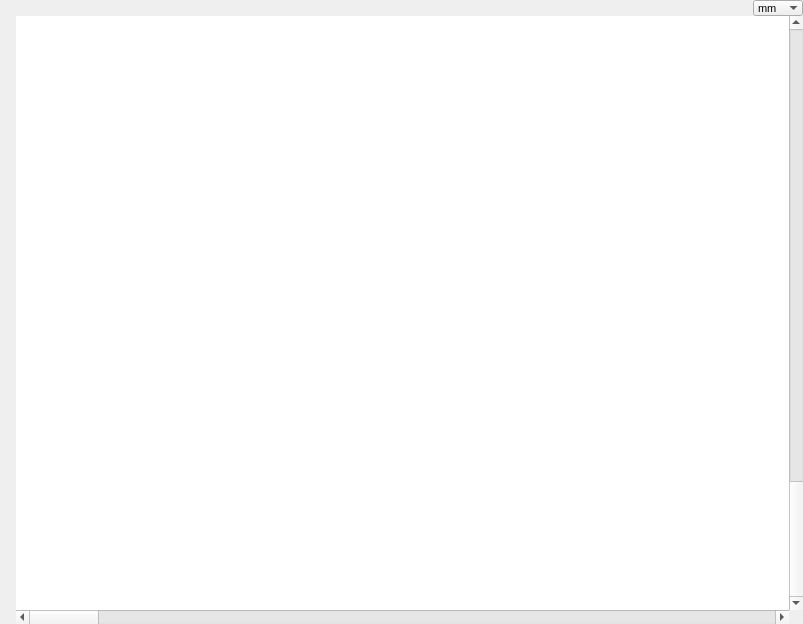
<?xml version="1.0" encoding="UTF-8"?>
<ui version="4.0">
 <class>WorkspaceWidget</class>
 <widget class="QWidget" name="WorkspaceWidget">
  <property name="geometry">
   <rect>
    <x>0</x>
    <y>0</y>
    <width>803</width>
    <height>624</height>
   </rect>
  </property>
  <property name="windowTitle">
   <string>Form</string>
  </property>
  <layout class="QVBoxLayout" name="verticalLayout">
   <property name="spacing">
    <number>0</number>
   </property>
   <property name="leftMargin">
    <number>0</number>
   </property>
   <property name="topMargin">
    <number>0</number>
   </property>
   <property name="rightMargin">
    <number>0</number>
   </property>
   <property name="bottomMargin">
    <number>0</number>
   </property>
   <item>
    <layout class="QHBoxLayout" name="horizontalLayout_2">
     <property name="spacing">
      <number>0</number>
     </property>
     <property name="bottomMargin">
      <number>0</number>
     </property>
     <item>
      <widget class="QWidget" name="center_ruler" native="true">
       <property name="minimumSize">
        <size>
         <width>16</width>
         <height>16</height>
        </size>
       </property>
       <property name="maximumSize">
        <size>
         <width>16</width>
         <height>16</height>
        </size>
       </property>
      </widget>
     </item>
     <item>
      <widget class="QWidget" name="top_ruler" native="true">
       <property name="minimumSize">
        <size>
         <width>0</width>
         <height>16</height>
        </size>
       </property>
       <property name="maximumSize">
        <size>
         <width>16777215</width>
         <height>16</height>
        </size>
       </property>
      </widget>
     </item>
     <item>
      <widget class="QComboBox" name="comboBox">
       <property name="minimumSize">
        <size>
         <width>0</width>
         <height>0</height>
        </size>
       </property>
       <property name="maximumSize">
        <size>
         <width>50</width>
         <height>16</height>
        </size>
       </property>
       <property name="font">
        <font>
         <pointsize>8</pointsize>
        </font>
       </property>
       <property name="styleSheet">
        <string notr="true"/>
       </property>
       <property name="frame">
        <bool>false</bool>
       </property>
       <item>
        <property name="text">
         <string>mm</string>
        </property>
       </item>
       <item>
        <property name="text">
         <string>px</string>
        </property>
       </item>
       <item>
        <property name="text">
         <string>inch</string>
        </property>
       </item>
       <item>
        <property name="text">
         <string>mu</string>
        </property>
       </item>
      </widget>
     </item>
    </layout>
   </item>
   <item>
    <layout class="QHBoxLayout" name="horizontalLayout">
     <property name="spacing">
      <number>0</number>
     </property>
     <item>
      <widget class="QWidget" name="left_ruler" native="true">
       <property name="minimumSize">
        <size>
         <width>16</width>
         <height>0</height>
        </size>
       </property>
       <property name="maximumSize">
        <size>
         <width>16</width>
         <height>16777215</height>
        </size>
       </property>
      </widget>
     </item>
     <item>
      <layout class="QGridLayout" name="gridLayout" rowstretch="1,0" columnstretch="1,0">
       <property name="leftMargin">
        <number>0</number>
       </property>
       <property name="topMargin">
        <number>0</number>
       </property>
       <property name="rightMargin">
        <number>0</number>
       </property>
       <property name="bottomMargin">
        <number>0</number>
       </property>
       <property name="spacing">
        <number>0</number>
       </property>
       <item row="0" column="0">
        <widget class="QGraphicsView" name="graphicsView">
         <property name="frameShape">
          <enum>QFrame::NoFrame</enum>
         </property>
         <property name="verticalScrollBarPolicy">
          <enum>Qt::ScrollBarAlwaysOff</enum>
         </property>
         <property name="horizontalScrollBarPolicy">
          <enum>Qt::ScrollBarAlwaysOff</enum>
         </property>
         <property name="sizeAdjustPolicy">
          <enum>QAbstractScrollArea::AdjustToContentsOnFirstShow</enum>
         </property>
         <property name="cacheMode">
          <set>QGraphicsView::CacheBackground</set>
         </property>
         <property name="viewportUpdateMode">
          <enum>QGraphicsView::SmartViewportUpdate</enum>
         </property>
        </widget>
       </item>
       <item row="0" column="1">
        <widget class="QScrollBar" name="vertScrollBar">
         <property name="singleStep">
          <number>1</number>
         </property>
         <property name="pageStep">
          <number>25</number>
         </property>
         <property name="value">
          <number>99</number>
         </property>
         <property name="orientation">
          <enum>Qt::Vertical</enum>
         </property>
        </widget>
       </item>
       <item row="1" column="0">
        <widget class="QScrollBar" name="horzScrollBar">
         <property name="orientation">
          <enum>Qt::Horizontal</enum>
         </property>
        </widget>
       </item>
      </layout>
     </item>
    </layout>
   </item>
  </layout>
 </widget>
 <resources/>
 <connections/>
</ui>
